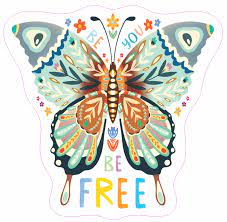
#> input picture PyIP28_FaceDetection/input/sticker.jpeg, 227 x 222 px, found by its file name
$ python face_detector_video.py
#> lines starting #> are read from the running program, lines starting #| are printed output that depends on the picture; after the words box and inside, x2 and y2 are one past the last pixel; in counts of white or black regions, pixels touching at a corner belong together
import cv2

cap = cv2.VideoCapture("input\obama.mp4")
image_sticker = cv2.imread("input\sticker.jpeg")
#> image_sticker is the input picture: shape (222, 227, 3); mean B, G, R 209.1, 218.4, 218.2
face_detector = cv2.CascadeClassifier(cv2.data.haarcascades + "haarcascade_frontalface_alt.xml")

while True:
    _, frame = cap.read()
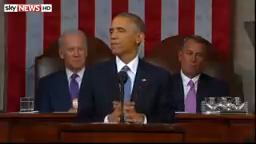
#> input picture frame 62 of PyIP28_FaceDetection/input/obama.mp4, 256 x 144 px
#> frame is the input picture: shape (144, 256, 3); mean B, G, R 44, 45.6, 71.8
    frame_gray = cv2.cvtColor(frame, cv2.COLOR_BGR2GRAY)
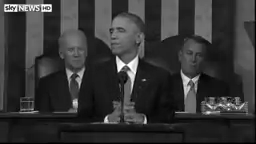
#> frame_gray: shape (144, 256); min 0, max 255, mean 53.2

    faces = face_detector.detectMultiScale(frame_gray)
#> faces = [[63, 39, 26, 26], [182, 44, 27, 27], [100, 18, 32, 32]]

    for face in faces:
        x, y, w, h = face
        sticker = cv2.resize(image_sticker, (w, h))
        frame[y:y+h, x:x+w] = sticker
#> this loop made 3 passes
#> pass 1, `sticker = cv2.resize(image_sticker, (w, h))`:
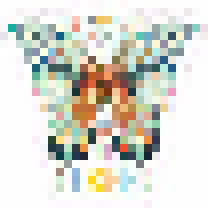
#> sticker: shape (26, 26, 3) (shown 8 times larger); mean B, G, R 208.1, 217.3, 217.5
#> pass 2, `sticker = cv2.resize(image_sticker, (w, h))`:
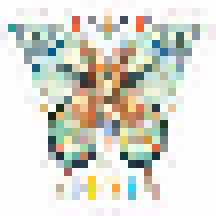
#> sticker: shape (27, 27, 3) (shown 8 times larger); mean B, G, R 209.6, 218.6, 218
#> pass 3, `sticker = cv2.resize(image_sticker, (w, h))`:
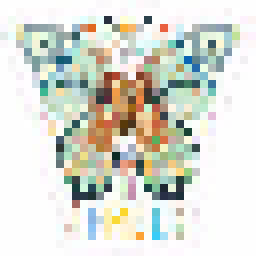
#> sticker: shape (32, 32, 3) (shown 8 times larger); mean B, G, R 210.2, 219.3, 217.7
#> after the loop:
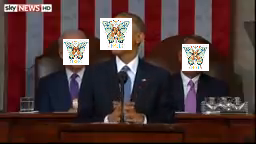
#> frame: shape (144, 256, 3); 6.59% of pixels changed, all inside (x1, y1, x2, y2) = (63, 18, 209, 71)


    cv2.imshow("result", frame)
    if cv2.waitKey(25) & 0xFF == ord('q'):
#> (key q is pressed here)
        break
